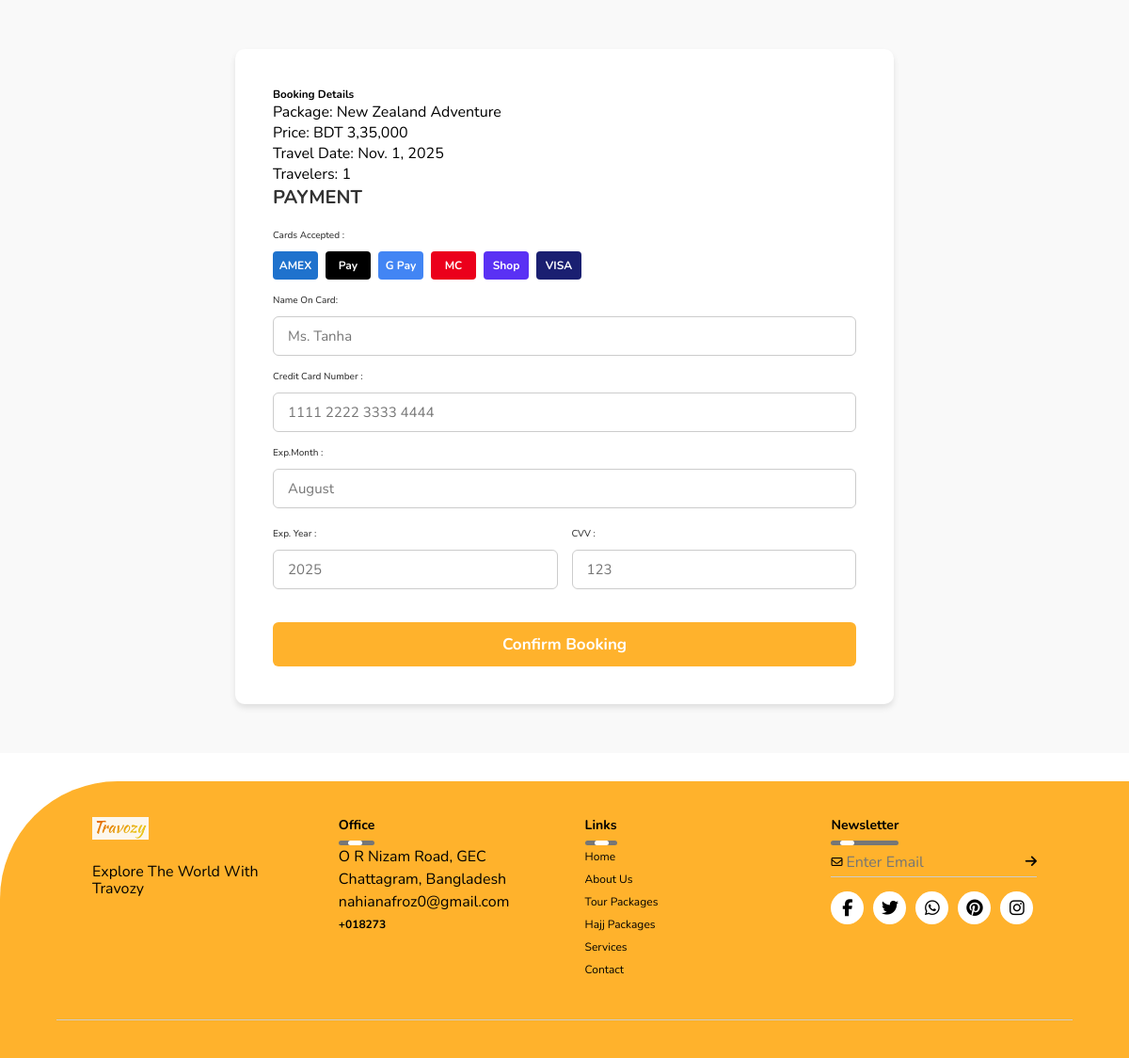
/payment/1/, run on the app's committed database.
### Tra_vozy/models.py (models this page shows, shortened)
class Booking(models.Model):
    PACKAGE_TYPES = [
        ('tour', 'Tour Package'),
        ('hajj', 'Hajj Package'),
    ]
    package_id = models.CharField(max_length=50)
    package_type = models.CharField(max_length=10, choices=PACKAGE_TYPES, default='tour')
    package_title = models.CharField(max_length=200)
    package_price = models.CharField(max_length=100)
    full_name = models.CharField(max_length=100)
    email = models.EmailField()
    phone = models.CharField(max_length=20)
    travel_date = models.DateField()
    number_of_travelers = models.PositiveIntegerField(default=1)
    special_requests = models.TextField(blank=True, null=True)
    booking_date = models.DateTimeField(default=timezone.now)
    status = models.CharField(max_length=20, default='pending')
    class Meta:
        ordering = ['-booking_date']

### Tra_vozy/views.py (the view)
# urls.py: path('payment/<int:booking_id>/', views.payment_page, name='payment'),
def payment_page(request, booking_id=None):
    context = {}
    if booking_id:
        try:
            booking = Booking.objects.get(id=booking_id)
            context['booking'] = booking
        except Booking.DoesNotExist:
            pass
    return render(request, 'Tra_vozy/payment.html', context)

### Tra_vozy/templates/Tra_vozy/payment.html (shortened to what this page needs)
{% load static %}
<!DOCTYPE html>
<html lang="en">
<head>
    <link rel="stylesheet" href="https://cdnjs.cloudflare.com/ajax/libs/font-awesome/6.7.2/css/all.min.css">
    <link rel="stylesheet" href="{% static 'css/style.css' %}">
    <link href='https://unpkg.com/boxicons@2.1.4/css/boxicons.min.css' rel='stylesheet'>
    <link href="https://unpkg.com/aos@2.3.4/dist/aos.css" rel="stylesheet">
    <link rel="stylesheet" href="https://cdn.jsdelivr.net/npm/swiper@11/swiper-bundle.min.css" />
</head>
<body>
    <div class="payment-container">
        <form action="/process-payment/" method="post">
            {% if booking %}
                <div class="booking-info">
                    <h3>Booking Details</h3>
                    <p>Package: {{ booking.package_title }}</p>
                    <p>Price: {{ booking.package_price }}</p>
                    <p>Travel Date: {{ booking.travel_date }}</p>
                    <p>Travelers: {{ booking.number_of_travelers }}</p>
                </div>
            {% endif %}
            <div class="payment-column">
                <h3 class="payment-title">payment</h3>
                <div class="payment-input-box">
                    <span>Cards Accepted :</span>
                    <div class="payment-cards">
                        <div class="payment-card-icon payment-amex">AMEX</div>
                        <div class="payment-card-icon payment-apple">Pay</div>
                        <div class="payment-card-icon payment-google">G Pay</div>
                        <div class="payment-card-icon payment-mastercard">MC</div>
                        <div class="payment-card-icon payment-shop">Shop</div>
                        <div class="payment-card-icon payment-visa">VISA</div>
                    </div>
                </div>
                <div class="payment-input-box">
                    <span>Name On Card:</span>
                    <input type="text" name="card_name" placeholder="Ms. Tanha" required>
                </div>
                <div class="payment-input-box">
                    <span>Credit Card Number :</span>
                    <input type="text" name="card_number" placeholder="1111 2222 3333 4444" required>
                </div>
                <div class="payment-input-box">
                    <span>Exp.Month :</span>
                    <input type="text" name="exp_month" placeholder="August" required>
                </div>
                <div class="payment-flex">
                    <div class="payment-input-box">
                        <span>Exp. Year :</span>
                        <input type="text" name="exp_year" placeholder="2025" required>
                    </div>
                    <div class="payment-input-box">
                        <span>CVV :</span>
                        <input type="text" name="cvv" placeholder="123" required>
                    </div>
                </div>
            </div>
            <button type="submit" class="payment-btn">Confirm Booking</button>
        </form>
    </div>
    <footer class="footer" data-aos="fade-right" data-aos-duration="1000" data-aos-easing="ease-in-out">
        <div class="row">
            <div class="col">
                <img src="{% static 'img/Capture.png' %}" class="logo" />
                <p>Explore the world with Travozy</p>
            </div>
            <div class="col">
                <h3>Office <div class="underline"><span></span></div>
                </h3>
                <p>O R Nizam Road, GEC</p>
                <p>Chattagram, Bangladesh</p>
                <p class="email-id">nahianafroz0@gmail.com</p>
                <h4>+018273</h4>
            </div>
            <div class="col">
                <h3>Links<div class="underline"><span></span></div>
                </h3>
                <ul>
                    <li><a href="{% url 'index' %}">Home</a></li>
                    <li><a href="{% url 'about' %}">About us</a></li>
                    <li><a href="{% url 'tour-packages' %}">Tour packages</a></li>
                    <li><a href="{% url 'hajj' %}">Hajj Packages</a></li>
                    <li><a href="{% url 'services' %}">Services</a></li>
                    <li><a href="{% url 'contact' %}">Contact</a></li>
                </ul>
            </div>
            <div class="col">
                <h3>Newsletter<div class="underline"><span></span></div>
                </h3>
                <form>
                    <i class="far fa-envelope"></i>
                    <input type="email" placeholder="Enter Email" required />
                    <button type="submit"><i class="fas fa-arrow-right"></i></button>
                </form>
                <div class="social-icons">
                    <a href="https://facebook.com" target="_blank"><i class="fab fa-facebook-f"></i></a>
                    <a href="https://twitter.com" target="_blank"><i class="fab fa-twitter"></i></a>
                    <a href="https://whatsapp.com" target="_blank"><i class="fab fa-whatsapp"></i></a>
                    <a href="https://pinterest.com" target="_blank"><i class="fab fa-pinterest"></i></a>
                    <a href="https://instagram.com" target="_blank"><i class="fab fa-instagram"></i></a>
                </div>
            </div>
        </div>
        <hr />
    </footer>
</html>

### Tra_vozy/static/css/style.css (style rules this page uses)
:root { --golden: #ffb22c; }
* { font-family: "Nunito", sans-serif; margin: 0; padding: 0; box-sizing: border-box; text-transform: capitalize; outline: none; border: none; text-decoration: none; transition: all 0.2s linear; }
html { font-size: 62.5%; overflow-x: hidden; scroll-padding-top: 6rem; scroll-behavior: smooth; }
input[type="text"], input[type="email"], input[type="password"] { text-transform: none !important; -webkit-text-transform: none !important; -moz-text-transform: none !important; -ms-text-transform: none !important; font-variant: none !important; text-rendering: auto !important; }
.footer { width: 100%; background: #ffb22c; color: #000; padding: 20px 0; border-top-left-radius: 125px; font-size: 12px; line-height: 18px; text-align: center; margin-top: 30px; }
.footer .row { width: 85%; margin: auto; display: flex; flex-wrap: wrap; align-items: stretch; justify-content: space-between; padding: 10px 0; }
.footer .col { flex-basis: 23%; padding: 8px; box-sizing: border-box; text-align: left; }
.footer .col p, .footer .col ul { margin: 0; padding: 0; }
.footer .col p { margin-bottom: 6px; }
.footer .col ul li { margin-bottom: 6px; }
.footer .logo { width: 60px; margin-bottom: 20px; height: 24px; }
.footer .col h3 { width: fit-content; margin-bottom: 15px; position: relative; }
.footer .email-id { text-transform: none; width: fit-content; margin-bottom: 1px solid #ccc; margin: 15px 0; }
.footer ul li { list-style: none; }
.footer ul li a { text-decoration: none; color: #000; font-size: 12px; transition: color 0.3s ease, transform 0.3s ease; }
.footer form { display: flex; align-items: center; justify-content: space-between; border-bottom: 1px solid #ccc; margin-bottom: 15px; }
.footer form input { text-transform: none; flex: 1; margin-right: 8px; padding: 4px; border: none; outline: none; background: transparent; color: #fff; }
.footer form button { background: transparent; border: none; outline: none; cursor: pointer; }
.footer form button .fas { font-size: 14px; color: #000; transition: all 0.3s ease; }
.footer .social-icons { display: flex; flex-wrap: wrap; gap: 10px; }
.footer .social-icons .fab { width: 35px; height: 35px; border-radius: 50%; text-align: center; line-height: 35px; font-size: 18px; color: #000; background: #fff; cursor: pointer; transition: all 0.3s ease; }
.footer hr { width: 90%; border: 0; border-bottom: 1px solid #ccc; margin: 20px auto; }
.footer .underline { width: 100%; height: 5px; background: #767676; border-radius: 3px; position: absolute; top: 25px; left: 0; overflow: hidden; }
.footer .underline span { width: 15px; height: 100%; background: #fff; border-radius: 3px; position: absolute; top: 0; left: 10px; animation: moving 2s linear infinite; }
p { font-size: 16px; }
input, select, textarea { width: 100%; padding: 12px; border: 1px solid #ddd; border-radius: 5px; font-size: 16px; }
.payment-container { display: flex; justify-content: center; align-items: center; min-height: 100vh; background: #f9f9f9; padding: 25px; }
.payment-container form { width: 700px; padding: 40px; background: #fff; border-radius: 10px; box-shadow: 0 4px 6px rgba(0, 0, 0, 0.1); }
.payment-column { flex: 1 1 250px; }
.payment-title { font-size: 20px; color: #333; text-transform: uppercase; margin-bottom: 20px; font-weight: bold; }
.payment-input-box { margin: 15px 0; }
.payment-input-box span { display: block; margin-bottom: 10px; font-weight: 500; color: #333; }
.payment-input-box input { width: 100%; padding: 10px 15px; border: 1px solid #ccc; border-radius: 6px; font-size: 15px; box-sizing: border-box; }
.payment-flex { display: flex; gap: 15px; }
.payment-flex .payment-input-box { margin-top: 5px; flex: 1; }
.payment-cards { display: flex; gap: 8px; align-items: center; margin-top: 8px; }
.payment-card-icon { height: 30px; width: 48px; border-radius: 4px; display: flex; align-items: center; justify-content: center; font-size: 12px; font-weight: bold; color: white; }
.payment-amex { background: #1f72cd; }
.payment-apple { background: #000; }
.payment-google { background: #4285f4; }
.payment-mastercard { background: #eb001b; }
.payment-shop { background: #5a31f4; }
.payment-visa { background: #1a1f71; }
.payment-btn { width: 100%; padding: 12px; background: #FFB22C; border: none; outline: none; border-radius: 6px; font-size: 17px; margin-top: 20px; cursor: pointer; transition: .5s; color: white; font-weight: bold; }

### data on the page
Booking: package_title "New Zealand Adventure", package_price "BDT 3,35,000", travel_date "Nov. 1, 2025", number_of_travelers "1"
